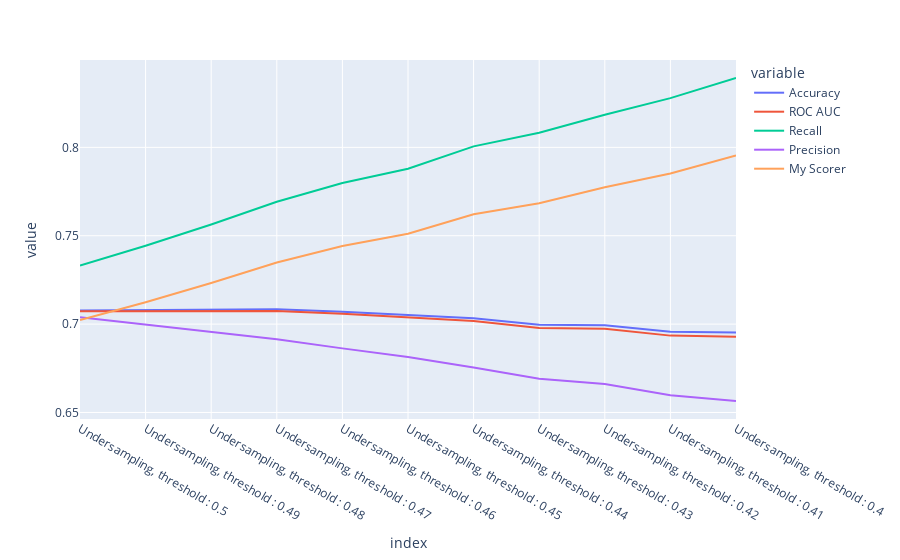

The notebook cell this image was saved under:
### Code cell
import plotly.express as px

df = keep_track_threshs
fig = px.line(df, y=keep_track_threshs.columns)
fig.show()

### Figure 1 — Plotly figure (JSON) as saved in the notebook; plotly's stock layout.template omitted (floating-point values rounded to 4 significant figures)
{"data": [{"hovertemplate": "variable=Accuracy<br>index=%{x}<br>value=%{y}<extra></extra>", "legendgroup": "Accuracy", "line": {"color": "#636efa", "dash": "solid"}, "marker": {"symbol": "circle"}, "mode": "lines", "name": "Accuracy", "orientation": "v", "showlegend": true, "type": "scatter", "x": ["Undersampling, threshold : 0.5", "Undersampling, threshold : 0.49", "Undersampling, threshold : 0.48", "Undersampling, threshold : 0.47", "Undersampling, threshold : 0.46", "Undersampling, threshold : 0.45", "Undersampling, threshold : 0.44", "Undersampling, threshold : 0.43", "Undersampling, threshold : 0.42", "Undersampling, threshold : 0.41", "Undersampling, threshold : 0.4"], "xaxis": "x", "y": [0.7078, 0.7079, 0.708, 0.7084, 0.707, 0.7051, 0.7033, 0.6996, 0.6994, 0.6956, 0.6952], "yaxis": "y"}, {"hovertemplate": "variable=ROC AUC<br>index=%{x}<br>value=%{y}<extra></extra>", "legendgroup": "ROC AUC", "line": {"color": "#EF553B", "dash": "solid"}, "marker": {"symbol": "circle"}, "mode": "lines", "name": "ROC AUC", "orientation": "v", "showlegend": true, "type": "scatter", "x": ["Undersampling, threshold : 0.5", "Undersampling, threshold : 0.49", "Undersampling, threshold : 0.48", "Undersampling, threshold : 0.47", "Undersampling, threshold : 0.46", "Undersampling, threshold : 0.45", "Undersampling, threshold : 0.44", "Undersampling, threshold : 0.43", "Undersampling, threshold : 0.42", "Undersampling, threshold : 0.41", "Undersampling, threshold : 0.4"], "xaxis": "x", "y": [0.7073, 0.7073, 0.7072, 0.7074, 0.7058, 0.7037, 0.7017, 0.6978, 0.6974, 0.6935, 0.6929], "yaxis": "y"}, {"hovertemplate": "variable=Recall<br>index=%{x}<br>value=%{y}<extra></extra>", "legendgroup": "Recall", "line": {"color": "#00cc96", "dash": "solid"}, "marker": {"symbol": "circle"}, "mode": "lines", "name": "Recall", "orientation": "v", "showlegend": true, "type": "scatter", "x": ["Undersampling, threshold : 0.5", "Undersampling, threshold : 0.49", "Undersampling, threshold : 0.48", "Undersampling, threshold : 0.47", "Undersampling, threshold : 0.46", "Undersampling, threshold : 0.45", "Undersampling, threshold : 0.44", "Undersampling, threshold : 0.43", "Undersampling, threshold : 0.42", "Undersampling, threshold : 0.41", "Undersampling, threshold : 0.4"], "xaxis": "x", "y": [0.7331, 0.7443, 0.7564, 0.7692, 0.7798, 0.7879, 0.8006, 0.8083, 0.8185, 0.8279, 0.8393], "yaxis": "y"}, {"hovertemplate": "variable=Precision<br>index=%{x}<br>value=%{y}<extra></extra>", "legendgroup": "Precision", "line": {"color": "#ab63fa", "dash": "solid"}, "marker": {"symbol": "circle"}, "mode": "lines", "name": "Precision", "orientation": "v", "showlegend": true, "type": "scatter", "x": ["Undersampling, threshold : 0.5", "Undersampling, threshold : 0.49", "Undersampling, threshold : 0.48", "Undersampling, threshold : 0.47", "Undersampling, threshold : 0.46", "Undersampling, threshold : 0.45", "Undersampling, threshold : 0.44", "Undersampling, threshold : 0.43", "Undersampling, threshold : 0.42", "Undersampling, threshold : 0.41", "Undersampling, threshold : 0.4"], "xaxis": "x", "y": [0.7039, 0.6997, 0.6954, 0.6914, 0.6863, 0.6813, 0.6755, 0.6691, 0.6661, 0.6597, 0.6565], "yaxis": "y"}, {"hovertemplate": "variable=My Scorer<br>index=%{x}<br>value=%{y}<extra></extra>", "legendgroup": "My Scorer", "line": {"color": "#FFA15A", "dash": "solid"}, "marker": {"symbol": "circle"}, "mode": "lines", "name": "My Scorer", "orientation": "v", "showlegend": true, "type": "scatter", "x": ["Undersampling, threshold : 0.5", "Undersampling, threshold : 0.49", "Undersampling, threshold : 0.48", "Undersampling, threshold : 0.47", "Undersampling, threshold : 0.46", "Undersampling, threshold : 0.45", "Undersampling, threshold : 0.44", "Undersampling, threshold : 0.43", "Undersampling, threshold : 0.42", "Undersampling, threshold : 0.41", "Undersampling, threshold : 0.4"], "xaxis": "x", "y": [0.7023, 0.7124, 0.7232, 0.7349, 0.7441, 0.7511, 0.7621, 0.7683, 0.7775, 0.7852, 0.7954], "yaxis": "y"}], "layout": {"autosize": true, "legend": {"title": {"text": "variable"}, "tracegroupgap": 0}, "margin": {"t": 60}, "xaxis": {"anchor": "y", "autorange": true, "domain": [0, 1], "range": [0, 10], "title": {"text": "index"}, "type": "category"}, "yaxis": {"anchor": "x", "autorange": true, "domain": [0, 1], "range": [0.6463, 0.8494], "title": {"text": "value"}, "type": "linear"}}}
